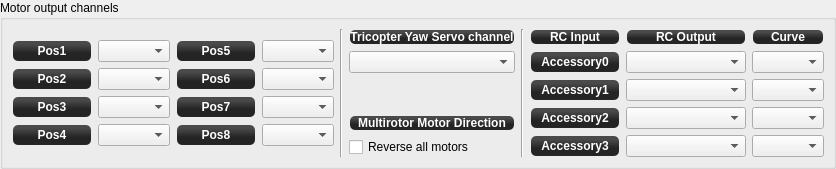
    <widget class="QGroupBox" name="groupBox_2">
     <property name="sizePolicy">
      <sizepolicy hsizetype="Preferred" vsizetype="Preferred">
       <horstretch>0</horstretch>
       <verstretch>0</verstretch>
      </sizepolicy>
     </property>
     <property name="minimumSize">
      <size>
       <width>0</width>
       <height>140</height>
      </size>
     </property>
     <property name="title">
      <string>Motor output channels</string>
     </property>
     <layout class="QGridLayout" name="gridLayout_7" columnstretch="1,1,0,0,1,0,0">
      <property name="leftMargin">
       <number>9</number>
      </property>
      <property name="topMargin">
       <number>9</number>
      </property>
      <property name="rightMargin">
       <number>9</number>
      </property>
      <property name="bottomMargin">
       <number>9</number>
      </property>
      <item row="0" column="6" rowspan="5">
       <layout class="QGridLayout" name="gridLayout_3">
        <property name="sizeConstraint">
         <enum>QLayout::SetMaximumSize</enum>
        </property>
        <property name="leftMargin">
         <number>0</number>
        </property>
        <item row="2" column="2">
         <widget class="QComboBox" name="rcOutputCurveBox2">
          <property name="toolTip">
           <string>Select output curve for Accessory1 RcInput</string>
          </property>
         </widget>
        </item>
        <item row="1" column="1">
         <widget class="QComboBox" name="rcOutputChannelBox1">
          <property name="sizePolicy">
           <sizepolicy hsizetype="MinimumExpanding" vsizetype="Fixed">
            <horstretch>0</horstretch>
            <verstretch>0</verstretch>
           </sizepolicy>
          </property>
          <property name="minimumSize">
           <size>
            <width>0</width>
            <height>0</height>
           </size>
          </property>
          <property name="toolTip">
           <string>Select output channel for Accessory0 RcInput</string>
          </property>
         </widget>
        </item>
        <item row="2" column="0">
         <widget class="QLabel" name="label_8">
          <property name="minimumSize">
           <size>
            <width>90</width>
            <height>0</height>
           </size>
          </property>
          <property name="styleSheet">
           <string notr="true">background-color: qlineargradient(spread:reflect, x1:0.507, y1:0, x2:0.507, y2:0.772, stop:0.208955 rgba(74, 74, 74, 255), stop:0.78607 rgba(36, 36, 36, 255));
color: rgb(255, 255, 255);
border-radius: 5;
font: bold 12px;
margin:1px;</string>
          </property>
          <property name="text">
           <string>Accessory1</string>
          </property>
          <property name="alignment">
           <set>Qt::AlignCenter</set>
          </property>
         </widget>
        </item>
        <item row="0" column="1">
         <widget class="QLabel" name="label_3">
          <property name="sizePolicy">
           <sizepolicy hsizetype="Expanding" vsizetype="Preferred">
            <horstretch>0</horstretch>
            <verstretch>0</verstretch>
           </sizepolicy>
          </property>
          <property name="minimumSize">
           <size>
            <width>120</width>
            <height>0</height>
           </size>
          </property>
          <property name="toolTip">
           <string>RcOutput channels</string>
          </property>
          <property name="styleSheet">
           <string notr="true">background-color: qlineargradient(spread:reflect, x1:0.507, y1:0, x2:0.507, y2:0.772, stop:0.208955 rgba(74, 74, 74, 255), stop:0.78607 rgba(36, 36, 36, 255));
color: rgb(255, 255, 255);
border-radius: 5;
font: bold 12px;
margin:1px;</string>
          </property>
          <property name="text">
           <string>RC Output</string>
          </property>
          <property name="alignment">
           <set>Qt::AlignCenter</set>
          </property>
         </widget>
        </item>
        <item row="1" column="0">
         <widget class="QLabel" name="label_7">
          <property name="sizePolicy">
           <sizepolicy hsizetype="Preferred" vsizetype="Preferred">
            <horstretch>0</horstretch>
            <verstretch>0</verstretch>
           </sizepolicy>
          </property>
          <property name="minimumSize">
           <size>
            <width>90</width>
            <height>0</height>
           </size>
          </property>
          <property name="styleSheet">
           <string notr="true">background-color: qlineargradient(spread:reflect, x1:0.507, y1:0, x2:0.507, y2:0.772, stop:0.208955 rgba(74, 74, 74, 255), stop:0.78607 rgba(36, 36, 36, 255));
color: rgb(255, 255, 255);
border-radius: 5;
font: bold 12px;
margin:1px;</string>
          </property>
          <property name="text">
           <string>Accessory0</string>
          </property>
          <property name="alignment">
           <set>Qt::AlignCenter</set>
          </property>
         </widget>
        </item>
        <item row="0" column="0">
         <widget class="QLabel" name="label_2">
          <property name="sizePolicy">
           <sizepolicy hsizetype="Preferred" vsizetype="Preferred">
            <horstretch>0</horstretch>
            <verstretch>0</verstretch>
           </sizepolicy>
          </property>
          <property name="minimumSize">
           <size>
            <width>90</width>
            <height>16</height>
           </size>
          </property>
          <property name="styleSheet">
           <string notr="true">background-color: qlineargradient(spread:reflect, x1:0.507, y1:0, x2:0.507, y2:0.772, stop:0.208955 rgba(74, 74, 74, 255), stop:0.78607 rgba(36, 36, 36, 255));
color: rgb(255, 255, 255);
border-radius: 5;
font: bold 12px;
margin:1px;</string>
          </property>
          <property name="text">
           <string>RC Input</string>
          </property>
          <property name="alignment">
           <set>Qt::AlignCenter</set>
          </property>
         </widget>
        </item>
        <item row="3" column="1">
         <widget class="QComboBox" name="rcOutputChannelBox3">
          <property name="sizePolicy">
           <sizepolicy hsizetype="MinimumExpanding" vsizetype="Fixed">
            <horstretch>0</horstretch>
            <verstretch>0</verstretch>
           </sizepolicy>
          </property>
          <property name="minimumSize">
           <size>
            <width>0</width>
            <height>0</height>
           </size>
          </property>
          <property name="toolTip">
           <string>Select output channel for Accessory2 RcInput</string>
          </property>
         </widget>
        </item>
        <item row="2" column="1">
         <widget class="QComboBox" name="rcOutputChannelBox2">
          <property name="sizePolicy">
           <sizepolicy hsizetype="MinimumExpanding" vsizetype="Fixed">
            <horstretch>0</horstretch>
            <verstretch>0</verstretch>
           </sizepolicy>
          </property>
          <property name="minimumSize">
           <size>
            <width>0</width>
            <height>0</height>
           </size>
          </property>
          <property name="toolTip">
           <string>Select output channel for Accessory1 RcInput</string>
          </property>
         </widget>
        </item>
        <item row="3" column="0">
         <widget class="QLabel" name="label_9">
          <property name="minimumSize">
           <size>
            <width>90</width>
            <height>0</height>
           </size>
          </property>
          <property name="styleSheet">
           <string notr="true">background-color: qlineargradient(spread:reflect, x1:0.507, y1:0, x2:0.507, y2:0.772, stop:0.208955 rgba(74, 74, 74, 255), stop:0.78607 rgba(36, 36, 36, 255));
color: rgb(255, 255, 255);
border-radius: 5;
font: bold 12px;
margin:1px;</string>
          </property>
          <property name="text">
           <string>Accessory2</string>
          </property>
          <property name="alignment">
           <set>Qt::AlignCenter</set>
          </property>
         </widget>
        </item>
        <item row="0" column="2">
         <widget class="QLabel" name="label_10">
          <property name="toolTip">
           <string>RcOutput curve</string>
          </property>
          <property name="styleSheet">
           <string notr="true">background-color: qlineargradient(spread:reflect, x1:0.507, y1:0, x2:0.507, y2:0.772, stop:0.208955 rgba(74, 74, 74, 255), stop:0.78607 rgba(36, 36, 36, 255));
color: rgb(255, 255, 255);
border-radius: 5;
font: bold 12px;
margin:1px;</string>
          </property>
          <property name="text">
           <string>Curve</string>
          </property>
          <property name="alignment">
           <set>Qt::AlignCenter</set>
          </property>
         </widget>
        </item>
        <item row="1" column="2">
         <widget class="QComboBox" name="rcOutputCurveBox1">
          <property name="toolTip">
           <string>Select output curve for Accessory0 RcInput</string>
          </property>
         </widget>
        </item>
        <item row="3" column="2">
         <widget class="QComboBox" name="rcOutputCurveBox3">
          <property name="toolTip">
           <string>Select output curve for Accessory2 RcInput</string>
          </property>
         </widget>
        </item>
        <item row="4" column="0">
         <widget class="QLabel" name="label_11">
          <property name="minimumSize">
           <size>
            <width>90</width>
            <height>0</height>
           </size>
          </property>
          <property name="styleSheet">
           <string notr="true">background-color: qlineargradient(spread:reflect, x1:0.507, y1:0, x2:0.507, y2:0.772, stop:0.208955 rgba(74, 74, 74, 255), stop:0.78607 rgba(36, 36, 36, 255));
color: rgb(255, 255, 255);
border-radius: 5;
font: bold 12px;
margin:1px;</string>
          </property>
          <property name="text">
           <string>Accessory3</string>
          </property>
          <property name="alignment">
           <set>Qt::AlignCenter</set>
          </property>
         </widget>
        </item>
        <item row="4" column="1">
         <widget class="QComboBox" name="rcOutputChannelBox4">
          <property name="sizePolicy">
           <sizepolicy hsizetype="MinimumExpanding" vsizetype="Fixed">
            <horstretch>0</horstretch>
            <verstretch>0</verstretch>
           </sizepolicy>
          </property>
          <property name="minimumSize">
           <size>
            <width>0</width>
            <height>0</height>
           </size>
          </property>
          <property name="toolTip">
           <string>Select output channel for Accessory3 RcInput</string>
          </property>
         </widget>
        </item>
        <item row="4" column="2">
         <widget class="QComboBox" name="rcOutputCurveBox4">
          <property name="toolTip">
           <string>Select output curve for Accessory3 RcInput</string>
          </property>
         </widget>
        </item>
       </layout>
      </item>
      <item row="0" column="4">
       <widget class="QLabel" name="label_5">
        <property name="sizePolicy">
         <sizepolicy hsizetype="Expanding" vsizetype="Fixed">
          <horstretch>0</horstretch>
          <verstretch>0</verstretch>
         </sizepolicy>
        </property>
        <property name="minimumSize">
         <size>
          <width>0</width>
          <height>16</height>
         </size>
        </property>
        <property name="styleSheet">
         <string notr="true">background-color: qlineargradient(spread:reflect, x1:0.507, y1:0, x2:0.507, y2:0.772, stop:0.208955 rgba(74, 74, 74, 255), stop:0.78607 rgba(36, 36, 36, 255));
color: rgb(255, 255, 255);
border-radius: 5;
font: bold 12px;
margin:1px;</string>
        </property>
        <property name="text">
         <string>Tricopter Yaw Servo channel</string>
        </property>
        <property name="alignment">
         <set>Qt::AlignCenter</set>
        </property>
       </widget>
      </item>
      <item row="0" column="1" rowspan="5">
       <layout class="QFormLayout" name="formLayout_5">
        <property name="sizeConstraint">
         <enum>QLayout::SetMaximumSize</enum>
        </property>
        <property name="fieldGrowthPolicy">
         <enum>QFormLayout::AllNonFixedFieldsGrow</enum>
        </property>
        <property name="formAlignment">
         <set>Qt::AlignLeading|Qt::AlignLeft|Qt::AlignVCenter</set>
        </property>
        <property name="verticalSpacing">
         <number>6</number>
        </property>
        <item row="0" column="0">
         <widget class="QLabel" name="motorPositionLabel5">
          <property name="minimumSize">
           <size>
            <width>80</width>
            <height>0</height>
           </size>
          </property>
          <property name="alignment">
           <set>Qt::AlignCenter</set>
          </property>
          <property name="styleSheet">
           <string notr="true">background-color: qlineargradient(spread:reflect, x1:0.507, y1:0, x2:0.507, y2:0.772, stop:0.208955 rgba(74, 74, 74, 255), stop:0.78607 rgba(36, 36, 36, 255));
color: rgb(255, 255, 255);
border-radius: 5;
font: bold 12px;
margin:1px;</string>
          </property>
          <property name="text">
           <string>Pos5</string>
          </property>
         </widget>
        </item>
        <item row="0" column="1">
         <widget class="QComboBox" name="multiMotorChannelBox5">
          <property name="enabled">
           <bool>true</bool>
          </property>
          <property name="sizePolicy">
           <sizepolicy hsizetype="Preferred" vsizetype="Fixed">
            <horstretch>0</horstretch>
            <verstretch>0</verstretch>
           </sizepolicy>
          </property>
          <property name="toolTip">
           <string>Assign your motor output channels using the drawing above as a reference. Respect propeller rotation.</string>
          </property>
         </widget>
        </item>
        <item row="1" column="0">
         <widget class="QLabel" name="motorPositionLabel6">
          <property name="minimumSize">
           <size>
            <width>80</width>
            <height>0</height>
           </size>
          </property>
          <property name="alignment">
           <set>Qt::AlignCenter</set>
          </property>
          <property name="styleSheet">
           <string notr="true">background-color: qlineargradient(spread:reflect, x1:0.507, y1:0, x2:0.507, y2:0.772, stop:0.208955 rgba(74, 74, 74, 255), stop:0.78607 rgba(36, 36, 36, 255));
color: rgb(255, 255, 255);
border-radius: 5;
font: bold 12px;
margin:1px;</string>
          </property>
          <property name="text">
           <string>Pos6</string>
          </property>
         </widget>
        </item>
        <item row="1" column="1">
         <widget class="QComboBox" name="multiMotorChannelBox6">
          <property name="enabled">
           <bool>true</bool>
          </property>
          <property name="sizePolicy">
           <sizepolicy hsizetype="Preferred" vsizetype="Fixed">
            <horstretch>0</horstretch>
            <verstretch>0</verstretch>
           </sizepolicy>
          </property>
          <property name="toolTip">
           <string>Assign your motor output channels using the drawing above as a reference. Respect propeller rotation.</string>
          </property>
         </widget>
        </item>
        <item row="2" column="0">
         <widget class="QLabel" name="motorPositionLabel7">
          <property name="minimumSize">
           <size>
            <width>80</width>
            <height>0</height>
           </size>
          </property>
          <property name="alignment">
           <set>Qt::AlignCenter</set>
          </property>
          <property name="styleSheet">
           <string notr="true">background-color: qlineargradient(spread:reflect, x1:0.507, y1:0, x2:0.507, y2:0.772, stop:0.208955 rgba(74, 74, 74, 255), stop:0.78607 rgba(36, 36, 36, 255));
color: rgb(255, 255, 255);
border-radius: 5;
font: bold 12px;
margin:1px;</string>
          </property>
          <property name="text">
           <string>Pos7</string>
          </property>
         </widget>
        </item>
        <item row="2" column="1">
         <widget class="QComboBox" name="multiMotorChannelBox7">
          <property name="enabled">
           <bool>true</bool>
          </property>
          <property name="sizePolicy">
           <sizepolicy hsizetype="Preferred" vsizetype="Fixed">
            <horstretch>0</horstretch>
            <verstretch>0</verstretch>
           </sizepolicy>
          </property>
          <property name="toolTip">
           <string>Assign your motor output channels using the drawing above as a reference. Respect propeller rotation.</string>
          </property>
         </widget>
        </item>
        <item row="3" column="0">
         <widget class="QLabel" name="motorPositionLabel8">
          <property name="minimumSize">
           <size>
            <width>80</width>
            <height>0</height>
           </size>
          </property>
          <property name="alignment">
           <set>Qt::AlignCenter</set>
          </property>
          <property name="styleSheet">
           <string notr="true">background-color: qlineargradient(spread:reflect, x1:0.507, y1:0, x2:0.507, y2:0.772, stop:0.208955 rgba(74, 74, 74, 255), stop:0.78607 rgba(36, 36, 36, 255));
color: rgb(255, 255, 255);
border-radius: 5;
font: bold 12px;
margin:1px;</string>
          </property>
          <property name="text">
           <string>Pos8</string>
          </property>
         </widget>
        </item>
        <item row="3" column="1">
         <widget class="QComboBox" name="multiMotorChannelBox8">
          <property name="enabled">
           <bool>true</bool>
          </property>
          <property name="sizePolicy">
           <sizepolicy hsizetype="Preferred" vsizetype="Fixed">
            <horstretch>0</horstretch>
            <verstretch>0</verstretch>
           </sizepolicy>
          </property>
          <property name="toolTip">
           <string>Assign your motor output channels using the drawing above as a reference. Respect propeller rotation.</string>
          </property>
         </widget>
        </item>
       </layout>
      </item>
      <item row="0" column="2" rowspan="5" colspan="2">
       <widget class="Line" name="line_2">
        <property name="sizePolicy">
         <sizepolicy hsizetype="Fixed" vsizetype="Preferred">
          <horstretch>0</horstretch>
          <verstretch>0</verstretch>
         </sizepolicy>
        </property>
        <property name="orientation">
         <enum>Qt::Vertical</enum>
        </property>
       </widget>
      </item>
      <item row="1" column="4">
       <widget class="QComboBox" name="triYawChannelBox">
        <property name="enabled">
         <bool>true</bool>
        </property>
        <property name="sizePolicy">
         <sizepolicy hsizetype="MinimumExpanding" vsizetype="Fixed">
          <horstretch>0</horstretch>
          <verstretch>0</verstretch>
         </sizepolicy>
        </property>
        <property name="minimumSize">
         <size>
          <width>40</width>
          <height>20</height>
         </size>
        </property>
       </widget>
      </item>
      <item row="0" column="0" rowspan="5">
       <layout class="QFormLayout" name="formLayout_3">
        <property name="sizeConstraint">
         <enum>QLayout::SetMaximumSize</enum>
        </property>
        <property name="fieldGrowthPolicy">
         <enum>QFormLayout::AllNonFixedFieldsGrow</enum>
        </property>
        <property name="formAlignment">
         <set>Qt::AlignLeading|Qt::AlignLeft|Qt::AlignVCenter</set>
        </property>
        <property name="verticalSpacing">
         <number>6</number>
        </property>
        <item row="0" column="0">
         <widget class="QLabel" name="motorPositionLabel1">
          <property name="minimumSize">
           <size>
            <width>80</width>
            <height>0</height>
           </size>
          </property>
          <property name="alignment">
           <set>Qt::AlignCenter</set>
          </property>
          <property name="styleSheet">
           <string notr="true">background-color: qlineargradient(spread:reflect, x1:0.507, y1:0, x2:0.507, y2:0.772, stop:0.208955 rgba(74, 74, 74, 255), stop:0.78607 rgba(36, 36, 36, 255));
color: rgb(255, 255, 255);
border-radius: 5;
font: bold 12px;
margin:1px;</string>
          </property>
          <property name="text">
           <string>Pos1</string>
          </property>
         </widget>
        </item>
        <item row="0" column="1">
         <widget class="QComboBox" name="multiMotorChannelBox1">
          <property name="sizePolicy">
           <sizepolicy hsizetype="Preferred" vsizetype="Fixed">
            <horstretch>0</horstretch>
            <verstretch>0</verstretch>
           </sizepolicy>
          </property>
          <property name="toolTip">
           <string>Assign your motor output channels using the drawing above as a reference. Respect propeller rotation.</string>
          </property>
         </widget>
        </item>
        <item row="1" column="0">
         <widget class="QLabel" name="motorPositionLabel2">
          <property name="minimumSize">
           <size>
            <width>80</width>
            <height>0</height>
           </size>
          </property>
          <property name="alignment">
           <set>Qt::AlignCenter</set>
          </property>
          <property name="styleSheet">
           <string notr="true">background-color: qlineargradient(spread:reflect, x1:0.507, y1:0, x2:0.507, y2:0.772, stop:0.208955 rgba(74, 74, 74, 255), stop:0.78607 rgba(36, 36, 36, 255));
color: rgb(255, 255, 255);
border-radius: 5;
font: bold 12px;
margin:1px;</string>
          </property>
          <property name="text">
           <string>Pos2</string>
          </property>
         </widget>
        </item>
        <item row="1" column="1">
         <widget class="QComboBox" name="multiMotorChannelBox2">
          <property name="sizePolicy">
           <sizepolicy hsizetype="Preferred" vsizetype="Fixed">
            <horstretch>0</horstretch>
            <verstretch>0</verstretch>
           </sizepolicy>
          </property>
          <property name="toolTip">
           <string>Assign your motor output channels using the drawing above as a reference. Respect propeller rotation.</string>
          </property>
         </widget>
        </item>
        <item row="2" column="0">
         <widget class="QLabel" name="motorPositionLabel3">
          <property name="minimumSize">
           <size>
            <width>80</width>
            <height>0</height>
           </size>
          </property>
          <property name="alignment">
           <set>Qt::AlignCenter</set>
          </property>
          <property name="styleSheet">
           <string notr="true">background-color: qlineargradient(spread:reflect, x1:0.507, y1:0, x2:0.507, y2:0.772, stop:0.208955 rgba(74, 74, 74, 255), stop:0.78607 rgba(36, 36, 36, 255));
color: rgb(255, 255, 255);
border-radius: 5;
font: bold 12px;
margin:1px;</string>
          </property>
          <property name="text">
           <string>Pos3</string>
          </property>
         </widget>
        </item>
        <item row="2" column="1">
         <widget class="QComboBox" name="multiMotorChannelBox3">
          <property name="sizePolicy">
           <sizepolicy hsizetype="Preferred" vsizetype="Fixed">
            <horstretch>0</horstretch>
            <verstretch>0</verstretch>
           </sizepolicy>
          </property>
          <property name="toolTip">
           <string>Assign your motor output channels using the drawing above as a reference. Respect propeller rotation.</string>
          </property>
         </widget>
        </item>
        <item row="3" column="0">
         <widget class="QLabel" name="motorPositionLabel4">
          <property name="minimumSize">
           <size>
            <width>80</width>
            <height>0</height>
           </size>
          </property>
          <property name="alignment">
           <set>Qt::AlignCenter</set>
          </property>
          <property name="styleSheet">
           <string notr="true">background-color: qlineargradient(spread:reflect, x1:0.507, y1:0, x2:0.507, y2:0.772, stop:0.208955 rgba(74, 74, 74, 255), stop:0.78607 rgba(36, 36, 36, 255));
color: rgb(255, 255, 255);
border-radius: 5;
font: bold 12px;
margin:1px;</string>
          </property>
          <property name="text">
           <string>Pos4</string>
          </property>
         </widget>
        </item>
        <item row="3" column="1">
         <widget class="QComboBox" name="multiMotorChannelBox4">
          <property name="sizePolicy">
           <sizepolicy hsizetype="Preferred" vsizetype="Fixed">
            <horstretch>0</horstretch>
            <verstretch>0</verstretch>
           </sizepolicy>
          </property>
          <property name="toolTip">
           <string>Assign your motor output channels using the drawing above as a reference. Respect propeller rotation.</string>
          </property>
         </widget>
        </item>
       </layout>
      </item>
      <item row="0" column="5" rowspan="5">
       <widget class="Line" name="line">
        <property name="orientation">
         <enum>Qt::Vertical</enum>
        </property>
       </widget>
      </item>
      <item row="4" column="4">
       <widget class="QCheckBox" name="MultirotorRevMixerCheckBox">
        <property name="minimumSize">
         <size>
          <width>0</width>
          <height>20</height>
         </size>
        </property>
        <property name="text">
         <string>Reverse all motors</string>
        </property>
       </widget>
      </item>
      <item row="3" column="4">
       <widget class="QLabel" name="label_4">
        <property name="sizePolicy">
         <sizepolicy hsizetype="Preferred" vsizetype="Fixed">
          <horstretch>0</horstretch>
          <verstretch>0</verstretch>
         </sizepolicy>
        </property>
        <property name="minimumSize">
         <size>
          <width>0</width>
          <height>16</height>
         </size>
        </property>
        <property name="styleSheet">
         <string notr="true">background-color: qlineargradient(spread:reflect, x1:0.507, y1:0, x2:0.507, y2:0.772, stop:0.208955 rgba(74, 74, 74, 255), stop:0.78607 rgba(36, 36, 36, 255));
color: rgb(255, 255, 255);
border-radius: 5;
font: bold 12px;
margin:1px;</string>
        </property>
        <property name="text">
         <string>Multirotor Motor Direction</string>
        </property>
        <property name="alignment">
         <set>Qt::AlignCenter</set>
        </property>
       </widget>
      </item>
     </layout>
    </widget>
